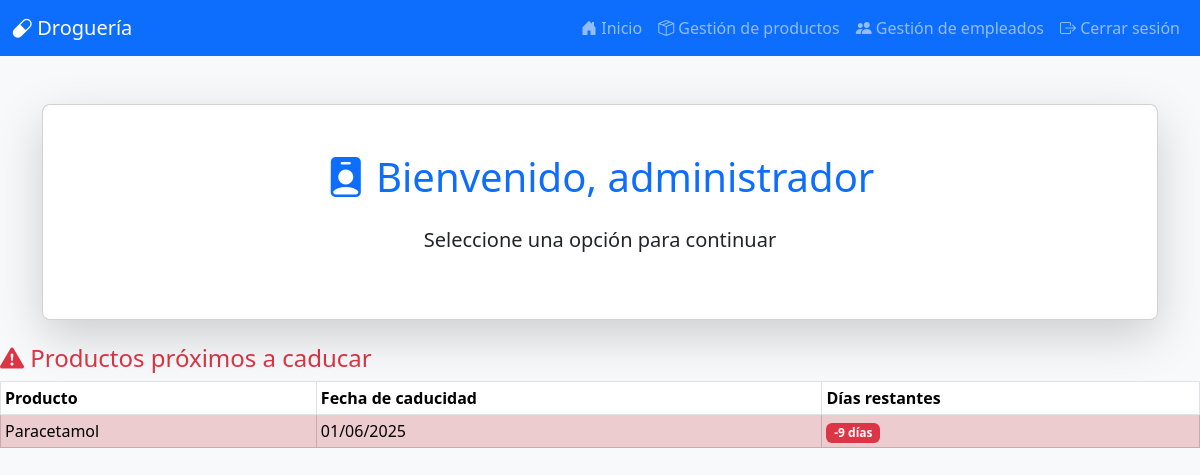
The app's page /adminMain (signed in) with its own data.
### models.py (models this page shows)
class Producto(db.Model):
    __tablename__ = 'productos'
    producto_ID = db.Column(db.Integer, primary_key=True, autoincrement=True)
    categoria_FK = db.Column(db.Integer, db.ForeignKey('categoria.categoria_ID', ondelete='CASCADE'), nullable=False)
    nombre_producto = db.Column(db.String(150), nullable=False)
    cantidad = db.Column(db.Integer, nullable=False)
    precio = db.Column(db.Numeric(10,2), nullable=False)
    fecha_caducidad = db.Column(db.Date, nullable=False)
    facturas_detalle = db.relationship('FacturaDetalle', backref='producto', cascade='all, delete')
    inventario = db.relationship('Inventario', backref='producto', cascade='all, delete')

### app.py (the view)
@app.route('/adminMain')
@login_required
def adminMain():
    if not current_user.is_authenticated or  db.session.get(Rol, current_user.rol_FK).rol_usuario != "administrador":
        flash ('Acceso no autorizado', 'danger')
        return redirect(url_for('login'))
    fecha_actual = datetime.now().date()
    fecha_limite = fecha_actual + timedelta(days=30)
    productos_proximos_a_caducar = Producto.query.filter(
        Producto.fecha_caducidad <= fecha_limite
    ).order_by(Producto.fecha_caducidad).limit(3).all()
    productos = []
    for producto in productos_proximos_a_caducar:
        dias_restantes = (producto.fecha_caducidad - fecha_actual).days
        productos.append({
            "nombre": producto.nombre_producto,
            "fecha_caducidad": producto.fecha_caducidad,
            "dias_restantes": dias_restantes
        })
    return render_template('adminMain.html', productos=productos)

### app.py (called while the page is built)
@login_manager.user_loader
def load_user(user_id):
    return db.session.get(Usuario, int(user_id))

### templates/adminMain.html (shortened to what this page needs)
<!DOCTYPE html>
<html lang="es">
<head>
    <link href="https://cdn.jsdelivr.net/npm/bootstrap@5.3.2/dist/css/bootstrap.min.css" rel="stylesheet">
    <link href="https://cdn.jsdelivr.net/npm/bootstrap-icons@1.11.1/font/bootstrap-icons.css" rel="stylesheet">
    <link href="https://cdn.datatables.net/1.13.6/css/dataTables.bootstrap5.min.css" rel="stylesheet">
</head>
<body class="bg-light">
    <nav class="navbar navbar-expand-lg navbar-dark bg-primary">
        <div class="container-fluid">
            <a class="navbar-brand" href="{{ url_for('adminMain') }}"><i class="bi bi-capsule"></i> Droguería</a>
            <div class="collapse navbar-collapse" id="navbarNav">
                <ul class="navbar-nav ms-auto">
                    <li class="nav-item">
                        <a class="nav-link" href="{{ url_for('adminMain') }}"><i class="bi bi-house-door-fill"></i> Inicio</a>
                    </li>
                    <li class="nav-item">
                        <a class="nav-link" href="{{ url_for('productosDB') }}"><i class="bi bi-box-seam"></i> Gestión de productos</a>
                    </li>
                    <li class="nav-item">
                        <a class="nav-link" href="{{ url_for('empleadosDB') }}"><i class="bi bi-people-fill"></i> Gestión de empleados</a>
                    </li>
                    <li class="nav-item">
                        <a class="nav-link" href="{{ url_for('logout') }}"><i class="bi bi-box-arrow-right"></i> Cerrar sesión</a>
                    </li>
                </ul>
            </div>
        </div>
    </nav>
    <div class="container text-center mt-5">
        <div class="card shadow-lg p-5 rounded-3" >
            <h1 class="mb-4 text-primary text-center">
                <i class="bi bi-person-badge-fill"></i> Bienvenido, administrador</h1>
            <p class="lead text-center">Seleccione una opción para continuar</p>
        </div>
    </div>
    <div class="mt-4">
        <h4 class="text-danger"><i class="bi bi-exclamation-triangle-fill"></i> Productos próximos a caducar</h4>
        <table id="tabla-productos" class="table table-striped table-hover table-bordered table-sm align-middle">
            <thead class="bg-primary text-white">
                <tr>
                    <th>Producto</th>
                    <th>Fecha de caducidad</th>
                    <th>Días restantes</th>
                </tr>
            </thead>
        <tbody>
            {% for producto in productos %}
            <tr class="{% if producto.dias_restantes < 7 %}table-danger{% endif %}">
                <td>{{ producto.nombre }}</td>
                <td>{{ producto.fecha_caducidad.strftime("%d/%m/%Y") }}</td>
                <td>
                    {% if producto.dias_restantes < 7 %}
                        <span class="badge bg-danger">{{ producto.dias_restantes }} días</span>
                    {% else %}
                        <span class="badge bg-success">{{ producto.dias_restantes }} días</span>
                    {% endif %}
                </td>
            </tr>
            {% endfor %}
        </tbody>
        </table>
    </div>
</body>
</html>

### records on screen
Producto: nombre "Paracetamol", fecha_caducidad "01/06/2025", dias_restantes "-9"
